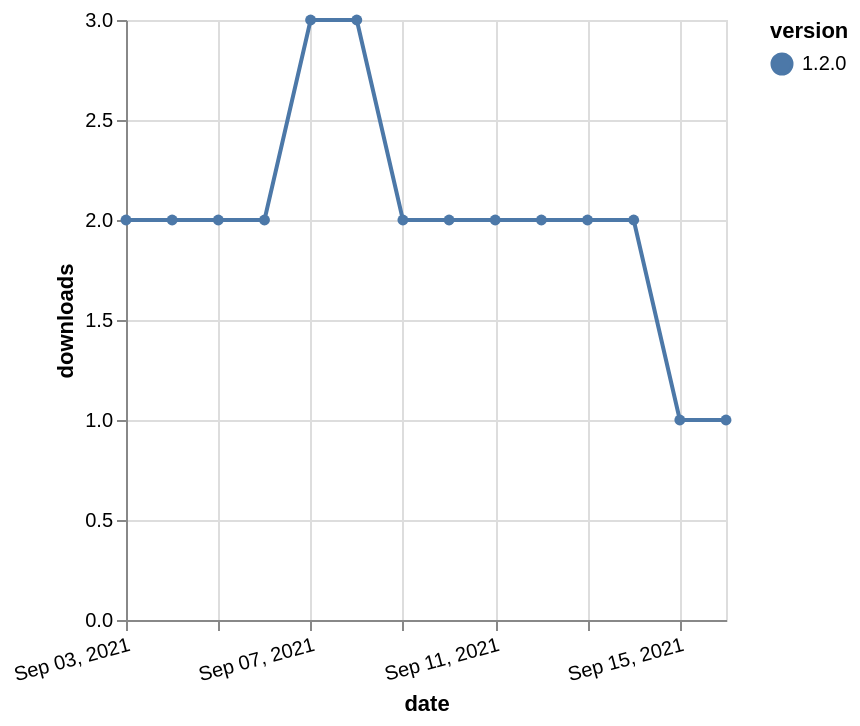

The specification (Vega-Lite) saved for this image:
### Vega-Lite specification from a JSON file in a GitHub repository (floating-point values rounded to 4 significant figures)
{"$schema": "https://vega.github.io/schema/vega-lite/v5.json", "description": "A simple bar chart with embedded data.", "data": {"values": [{"date": "2021-09-03", "total": 2767, "delta": 2, "version": "1.2.0"}, {"date": "2021-09-04", "total": 2769, "delta": 2, "version": "1.2.0"}, {"date": "2021-09-05", "total": 2771, "delta": 2, "version": "1.2.0"}, {"date": "2021-09-06", "total": 2773, "delta": 2, "version": "1.2.0"}, {"date": "2021-09-07", "total": 2776, "delta": 3, "version": "1.2.0"}, {"date": "2021-09-08", "total": 2779, "delta": 3, "version": "1.2.0"}, {"date": "2021-09-09", "total": 2781, "delta": 2, "version": "1.2.0"}, {"date": "2021-09-10", "total": 2783, "delta": 2, "version": "1.2.0"}, {"date": "2021-09-11", "total": 2785, "delta": 2, "version": "1.2.0"}, {"date": "2021-09-12", "total": 2787, "delta": 2, "version": "1.2.0"}, {"date": "2021-09-13", "total": 2789, "delta": 2, "version": "1.2.0"}, {"date": "2021-09-14", "total": 2791, "delta": 2, "version": "1.2.0"}, {"date": "2021-09-15", "total": 2792, "delta": 1, "version": "1.2.0"}, {"date": "2021-09-16", "total": 2793, "delta": 1, "version": "1.2.0"}]}, "width": "container", "mark": {"type": "line", "point": {"filled": true}}, "encoding": {"x": {"field": "date", "type": "temporal", "timeUnit": "yearmonthdate", "title": "date", "axis": {"labelAngle": -15}}, "y": {"field": "delta", "type": "quantitative", "title": "downloads"}, "color": {"field": "version", "type": "nominal"}, "tooltip": {"field": "delta"}}}
